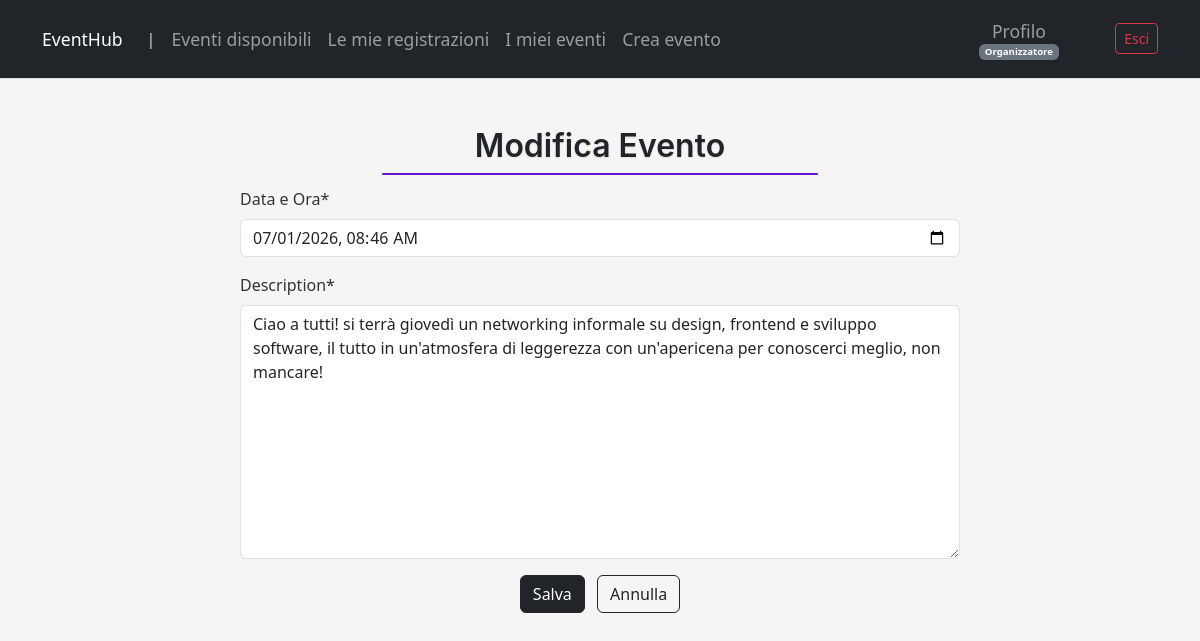
The page /edit_event/3/ (signed in) on the database as committed earlier.
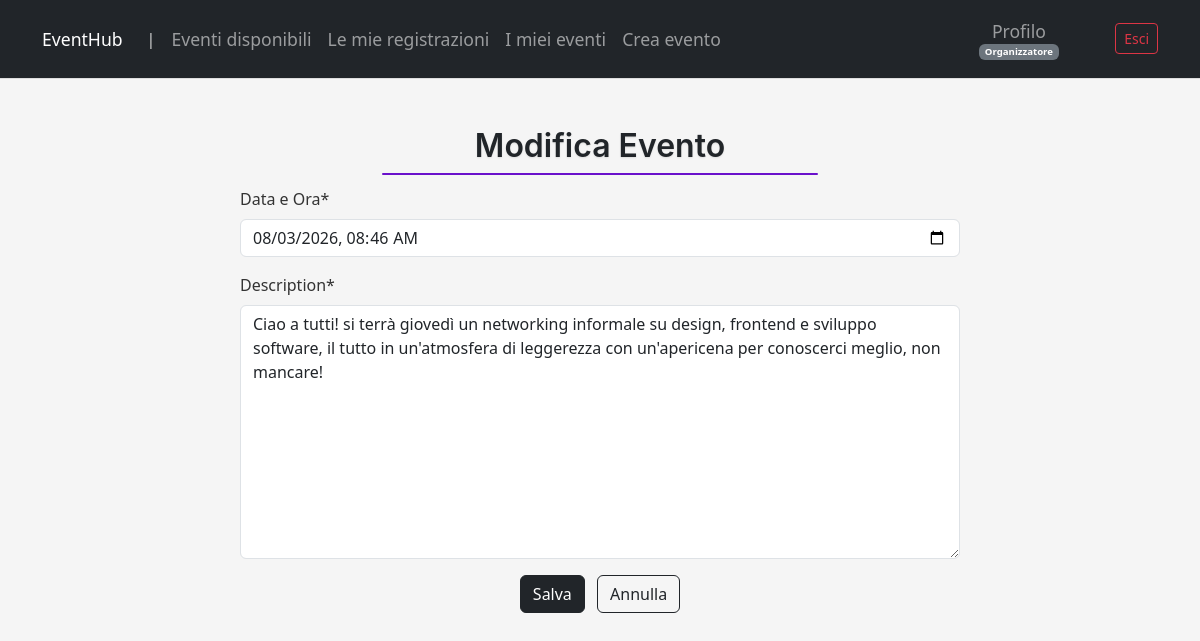
The same page on the database as committed later.
### eventhub/services/models.py (models this page shows, shortened)
class Event(models.Model):
    title = models.CharField(max_length=50)
    description = models.TextField()
    date = models.DateTimeField()
    location = models.CharField(max_length=100)
    max_capacity = models.PositiveIntegerField(null=True, blank=True)
    organizer = models.ForeignKey(
        settings.AUTH_USER_MODEL,
        on_delete=models.CASCADE,
        related_name='organized_events',
        limit_choices_to={'user_type': 'organizer'}
    )

### eventhub/services/views.py (the view, shortened to what this page needs)
# urls.py: path('edit_event/<int:pk>/', EventUpdateView.as_view(), name='edit_event'),
class EventUpdateView(LoginRequiredMixin, OrganizerRequiredMixin, UpdateView):
    model = Event
    form_class = EditEventForm
    template_name = 'services/edit_event.html'
    def get_queryset(self):
        return Event.objects.filter(organizer=self.request.user)

### eventhub/services/forms.py (shortened to what this page needs)
class EditEventForm(forms.ModelForm):
    date = forms.DateTimeField(
        input_formats=['%Y-%m-%dT%H:%M', '%d/%m/%Y %H:%M', '%Y-%m-%d %H:%M'],
        widget=forms.DateTimeInput(format='%Y-%m-%dT%H:%M', attrs={'type': 'datetime-local'}),
        label="Data e Ora"
    )
    class Meta:
        model = Event
        fields = ['date', 'description']

### eventhub/services/permissions.py (called while the page is built)
def is_organizer(user):
    return user.user_type == 'organizer'

    def dispatch(self, request, *args, **kwargs):
        if not (is_organizer(request.user) or is_admin(request.user)):
            raise PermissionDenied("Solo gli organizzatori o amministratori possono accedere a questa pagina")
        return super().dispatch(request, *args, **kwargs)

### eventhub/services/templates/services/edit_event.html (shortened to what this page needs)
{% extends "services/base.html" %}
{% load crispy_forms_tags %}
{% block content %}
<div class="container mt-5">
    <h2 class="page-title">Modifica Evento</h2>
    <div class="row justify-content-center">
        <div class="col-md-8">
            <form method="post">
                {{ form|crispy }}
                <div class="mt-3 text-center">
                    <button type="submit" class="btn btn-dark">Salva</button>
                    <a href="{% url 'my_organized_events' %}" class="btn btn-outline-dark ms-2">Annulla</a>
                </div>
            </form>
        </div>
    </div>
</div>
{% endblock %}

Rows that differ between the two databases and show on the page:
changed Event: date "07/01/2026 08:46" → "08/03/2026 08:46"
